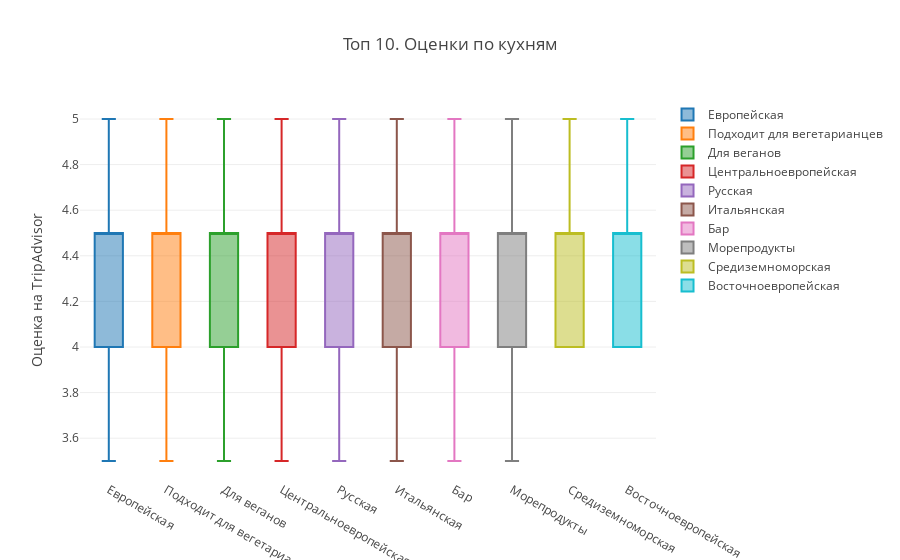

Notebook cell for this chart:
### Markdown cell above
# 3. Есть ли различия в оценках в зависимости от кухни ресторана?

### Code cell
# Список для итерирования
top10_list = top10.index.values.tolist()

data = []

for i in top10_list:
    data.append({'y': cuisines_df[cuisines_df['cuisine'] == i]["user's rating"], 'type': 'box', 'name': i}) 

layout = {'title': 'Топ 10. Оценки по кухням', 'yaxis': {'title': 'Оценка на TripAdvisor'}}
    
fig = go.Figure(data = data, layout = layout)
    
iplot(fig, show_link = False)

### Figure 1 — Plotly figure (JSON) as saved in the notebook; plotly's stock layout.template omitted (floating-point values rounded to 4 significant figures; data arrays with more than 128 entries replaced by an {"elided": "..."} marker saying what was removed)
{"data": [{"name": "Европейская", "type": "box", "uid": "ac07ca10-9dab-11e8-88db-4c72b9aae466", "y": {"elided": "583 float values"}}, {"name": "Подходит для вегетарианцев", "type": "box", "uid": "ac07ca11-9dab-11e8-beef-4c72b9aae466", "y": {"elided": "532 float values"}}, {"name": "Для веганов", "type": "box", "uid": "ac07ca12-9dab-11e8-8ff8-4c72b9aae466", "y": {"elided": "353 float values"}}, {"name": "Центральноевропейская", "type": "box", "uid": "ac07ca13-9dab-11e8-ba8a-4c72b9aae466", "y": {"elided": "258 float values"}}, {"name": "Русская", "type": "box", "uid": "ac07ca14-9dab-11e8-84c7-4c72b9aae466", "y": {"elided": "200 float values"}}, {"name": "Итальянская", "type": "box", "uid": "ac07ca15-9dab-11e8-8e1d-4c72b9aae466", "y": {"elided": "174 float values"}}, {"name": "Бар", "type": "box", "uid": "ac07ca16-9dab-11e8-966b-4c72b9aae466", "y": {"elided": "166 float values"}}, {"name": "Морепродукты", "type": "box", "uid": "ac07ca17-9dab-11e8-8ef2-4c72b9aae466", "y": {"elided": "155 float values"}}, {"name": "Средиземноморская", "type": "box", "uid": "ac07ca18-9dab-11e8-b10f-4c72b9aae466", "y": {"elided": "136 float values"}}, {"name": "Восточноевропейская", "type": "box", "uid": "ac07ca19-9dab-11e8-a6e7-4c72b9aae466", "y": [4.5, 4.5, 4.5, 4.5, 4.5, 4.5, 4.5, 4.5, 4.5, 4.5, 4.5, 4.5, 4.5, 4.5, 4.5, 4.5, 4.5, 4.5, 4.5, 4.5, 4.5, 4.5, 4.5, 4, 4.5, 4.5, 4.5, 4.5, 4.5, 4.5, 4.5, 4, 4.5, 4, 4.5, 4.5, 4.5, 4, 4.5, 4, 4.5, 4.5, 4, 4, 5, 4.5, 4, 4, 5, 4.5, 4, 4, 4, 4.5, 4, 4.5, 4.5, 4.5, 4, 4.5, 4, 4, 4.5, 4.5, 4, 4.5, 4, 4, 4, 4.5, 4.5, 4, 4, 4, 4.5, 5, 4.5, 4.5, 4, 4, 4, 4, 4.5, 4, 4.5, 4.5, 4.5, 4, 4.5, 4.5, 4, 4, 4, 4, 4, 4.5, 4.5, 5, 4, 4, 4, 4.5, 4, 4, 4, 4, 4, 4.5, 4.5, 4, 4.5, 4.5, 4.5, 4, 4.5, 4, 4, 4, 4, 4, 4, 4, 4.5]}], "layout": {"title": "Топ 10. Оценки по кухням", "yaxis": {"title": "Оценка на TripAdvisor"}}}
